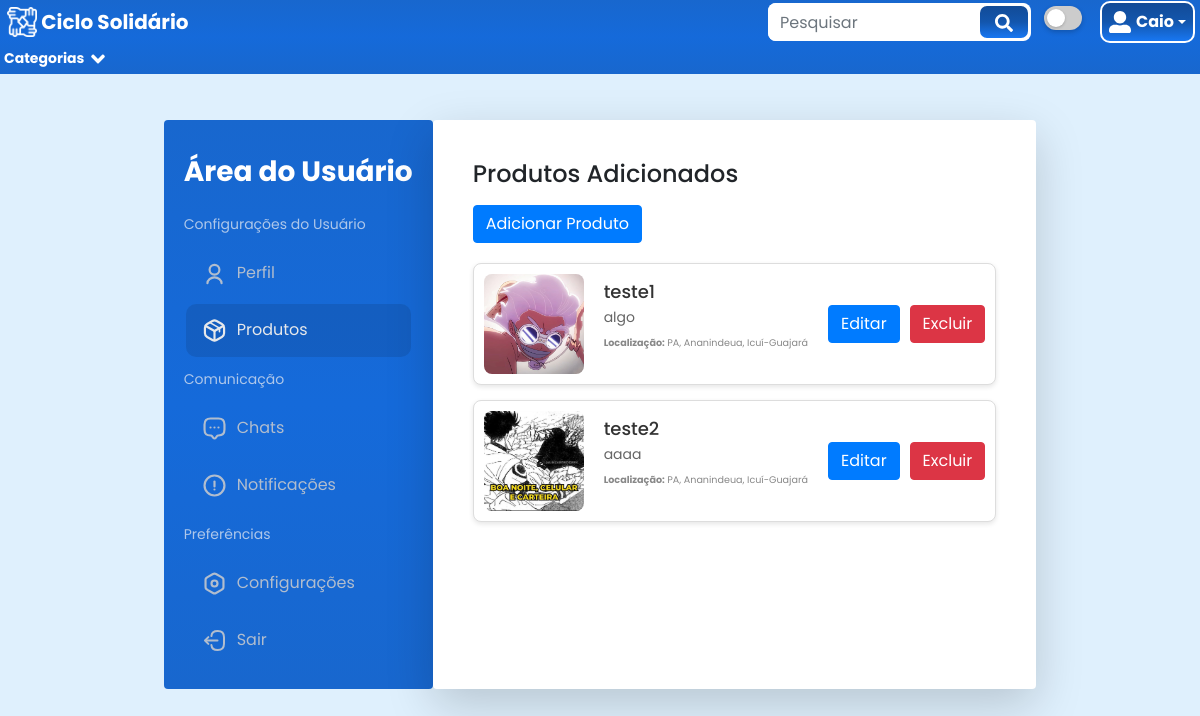
The page /produtos/ (signed in) on the database its author committed.
### website/models.py (models this page shows, shortened)
class User(AbstractUser):
    telefone = models.CharField(max_length=15, blank=True)
    cep = models.CharField(max_length=8, blank=True)
    endereco = models.CharField(max_length=100, blank=True)
    foto_perfil = models.ImageField(upload_to='icon-profile/', blank=True, null=True)

class Product(models.Model):
    CONDITION_CHOICES = [
        ('Novo', 'Novo'),
        ('Usado', 'Usado'),
        ('Semi-novo', 'Semi-novo'),
        ('Recondicionado', 'Recondicionado'),
        ('Danificado', 'Danificado'),
    ]
    CATEGORY_CHOICES = [
        ('Roupas', 'Roupas'),
        ('Moveis', 'Móveis'),
        ('Eletrodomesticos', 'Eletrodomésticos'),
        ('Brinquedos', 'Brinquedos'),
        ('Livros', 'Livros'),
        ('Informatica', 'Informática'),
        ('Esportes', 'Esportes'),
        ('Ferramentas', 'Ferramentas'),
        ('Cosmeticos', 'Cosméticos'),
    ]
    usuario = models.ForeignKey(User, on_delete=models.CASCADE)
    name = models.CharField(max_length=100)
    description = models.TextField()
    condition = models.CharField(max_length=20, choices=CONDITION_CHOICES)
    category = models.CharField(max_length=20, choices=CATEGORY_CHOICES)
    publication_date = models.DateTimeField(auto_now_add=True)

class ProductImage(models.Model):
    product = models.ForeignKey(Product, on_delete=models.CASCADE, related_name='images')
    image = models.ImageField(upload_to=product_image_path)

### website/views.py (the view)
# urls.py: path('produtos/', views.ProductListView.as_view(), name='product'),
class ProductListView(LoginRequiredMixin, ListView):
    model = Product
    template_name = 'pages/product/list.html'
    context_object_name = 'products'
    def get_queryset(self):
        return Product.objects.filter(usuario=self.request.user).prefetch_related('images')
    def get_context_data(self, **kwargs):
        context = super().get_context_data(**kwargs)
        context['has_products'] = Product.objects.filter(usuario=self.request.user).exists()
        return context

### website/templates/pages/product/list.html (shortened to what this page needs)
{% extends "base.html" %}
{% block staticfiles %}
    {% load static %}
    <link href="{% static 'css/components/siderbar.css' %}" rel="stylesheet">
    <link href="{% static 'css/profile/product.css' %}" rel="stylesheet">
{% endblock %}
{% block content %}
<div class="container d-flex align-items-center justify-content-center">
  <div class="main-container">
    {% include 'components/siderbar.html' %}
    <div class="content shadow-lg rounded">
        <h1 class="h4 mb-3">Produtos Adicionados</h1>
        <div class="mb-3 text-left">
            <a href="{% url "product_add" %}" class="btn btn-primary">Adicionar Produto</a>
        </div>
        {% if has_products %}
    <div class="product-list">
      {% for product in products %}
      <div class="product-item">
        <div class="product-image">
          {% if product.images.exists %}
            <img src="{{ product.images.first.image.url }}" alt="{{ product.name }}">
          {% else %}
            <p>Sem imagem disponível</p>
          {% endif %}
        </div>
        <div class="product-details">
          <h2>{{ product.name }}</h2>
          <p class="product-description">{{ product.description }}</p>
          <p class="product-location"><small><strong>Localização:</strong> {{ product.usuario.endereco }}</small></p>
        </div>
        <div class="product-actions">
          <a href="{% url "product_edit" product.pk %}" class="btn btn-primary" >Editar</a>
          <a href="{% url "product_delete" product.pk %}" class="btn btn-danger" >Excluir</a>
        </div>
      </div>
      {% endfor %}
    </div>
  {% else %}
  <p class="text-muted">Nenhum produto adicionado.</p>
  {% endif %}
    </div>
  </div>
</div>
{% endblock content %}

### website/templates/components/header.html (shortened to what this page needs)
{% block staticfiles %}
    {% load static %}
    <link href="{% static 'css/components/header.css' %}" rel="stylesheet">
{% endblock %}
<header>
  <nav class="navbar navbar-custom fixed-top">
    <a class="navbar-brand" href="{% url "index" %}">
      <img
        src="{% static 'image/logo.png' %}"
        width="30"
        height="30"
        class="d-inline-block align-top"
        alt=""
      />
      Ciclo Solidário
    </a>
        <div class="ml-auto d-flex align-items-center">
          <form action="{% url 'search' %}" method="get" class="input-group">
            <input class="form-control" type="search" name="q" placeholder="Pesquisar" aria-label="Pesquisar">
            <div class="input-group-append">
              <button class="search-button" type="submit"></button>
            </div>
          </form>
          <label class="switch ml-2">
            <span class="slider round"></span>
          </label>
          {% if user.is_authenticated %}
          <div class="dropdown ml-2">
            <button
              class="user-btn dropdown-toggle"
              type="button"
              id="userDropdown"
              data-toggle="dropdown"
              aria-haspopup="true"
              aria-expanded="false"
            >
              <svg viewBox="0 0 512 512" width="20" title="user-alt">
                <path
                  d="M256 288c79.5 0 144-64.5 144-144S335.5 0 256 0 112 64.5 112 144s64.5 144 144 144zm128 32h-55.1c-22.2 10.2-46.9 16-72.9 16s-50.6-5.8-72.9-16H128C57.3 320 0 377.3 0 448v16c0 26.5 21.5 48 48 48h416c26.5 0 48-21.5 48-48v-16c0-70.7-57.3-128-128-128z"
                />
              </svg>
              <span>{{ user.first_name }}</span>
            </button>
      </div>
          {% endif %}
    </div>
    <div class="container-fluid">
      <button
        class="category-btn"
        data-toggle="collapse"
        data-target="#toggle-category"
        aria-expanded="false"
        aria-controls="toggle-category"
      >
        Categorias
        <svg viewBox="0 0 320 512" title="angle-down">
          <path
            d="M143 352.3L7 216.3c-9.4-9.4-9.4-24.6 0-33.9l22.6-22.6c9.4-9.4 24.6-9.4 33.9 0l96.4 96.4 96.4-96.4c9.4-9.4 24.6-9.4 33.9 0l22.6 22.6c9.4 9.4 9.4 24.6 0 33.9l-136 136c-9.2 9.4-24.4 9.4-33.8 0z"
          />
        </svg>
      </button>
    </div>
  </nav>
</header>

### website/static/css/style.css (style rules this page uses)
body { font-family: 'Poppins', sans-serif; background-color: #dff0fd; height: 100vh; width: 100%; }

### website/static/css/components/siderbar.css (style rules this page uses)
.main-container { margin: auto; max-width: 1300px; padding: 40px; height: auto; display: flex; margin-top: 80px; }
.content { padding: 40px; background-color: #ffffff; flex-grow: 1; }

### website/static/css/profile/product.css (style rules this page uses)
.product-list { margin-top: 20px; display: flex; flex-direction: column; gap: 15px; }
.product-item { display: flex; align-items: center; background-color: #fff; border: 1px solid #ddd; border-radius: 8px; padding: 10px; box-shadow: 0 2px 5px rgba(0, 0, 0, 0.1); transition: transform 0.3s ease, box-shadow 0.3s ease; }
.product-image img { width: 100px; height: 100px; object-fit: cover; border-radius: 8px; margin-right: 20px; }
.product-details { flex-grow: 1; }
.product-details h2 { font-size: 18px; margin: 0; color: #333; }
.product-description { font-size: 14px; color: #666; margin: 5px 0; }
.product-location { font-size: 12px; color: #888; }
.product-actions { display: flex; gap: 10px; margin-left: 20px; }

### website/static/css/components/header.css (style rules this page uses)
.navbar-custom { background: linear-gradient(to bottom, #1867ce, #156ada, #1867ce); color: #fff; padding: 0; }
.navbar-custom .container-fluid { padding-left: 0; padding-right: 0; }
.navbar-custom .navbar-brand, .navbar-brand:hover { text-decoration: none; color: #fff; padding: 7px; font-weight: bold; }
.navbar-custom .input-group { background-color: #fff; border-radius: 8px; margin-left: 5px; margin-right: 5px; }
.navbar-custom .form-control { background: #fff; border: none; border-radius: 8px; width: 200px; }
.search-button { padding: 3px 15px; background: linear-gradient(to bottom, #124b97, #1356ad, #1877f2); border: 3px solid #fff; color: #fff; border-radius: 10px; cursor: pointer; }
.search-button svg { width: 18px; height: 18px; fill: #fff; }
.user-btn { display: flex; justify-content: center; align-items: center; padding: 7px; margin-right: 5px; background: linear-gradient(to bottom, #124b97, #1356ad, #1877f2);; cursor: pointer; border: 2px solid #fff; border-radius: 10px; text-decoration: none; color: #fff; }
.user-btn svg { width: 22px; height: 22px; fill: #fff; }
.user-btn span { font-size: 16px; font-weight: bold; margin-left: 5px; }
.category-btn { font-size: 14px; text-decoration: none; color: #fff; background: transparent; border: none; cursor: pointer; padding: 4px; font-weight: bold; transition: background 0.2s ease-out; border-radius: 8px; }
.category-btn svg { width: 22px; height: 22px; fill: #fff; }
.switch { position: relative; width: 48px; height: 24px; margin-right: 10px; }
.slider { position: absolute; cursor: pointer; top: 0; left: 0; right: 0; bottom: 0; background-color: #ccc; transition: .4s; border-radius: 24px; box-shadow: 0 2px 5px rgba(0, 0, 0, 0.2); }
.slider:before { position: absolute; content: ""; height: 18px; width: 18px; left: 3px; bottom: 3px; background-color: white; border-radius: 50%; transition: .4s; box-shadow: 0 1px 3px rgba(0, 0, 0, 0.2); }

### rows shown on the page
User: first_name "Caio"
Product: images.first.image (picture), name "teste1", description "algo", usuario.endereco "PA, Ananindeua, Icuí-Guajará"
Product: images.first.image (picture), name "teste2", description "aaaa", usuario.endereco "PA, Ananindeua, Icuí-Guajará"
